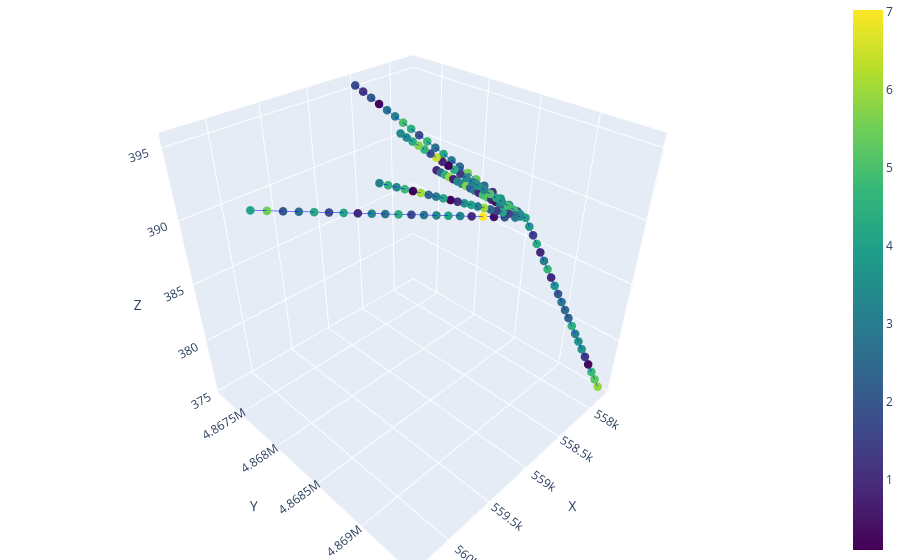

This figure's notebook cell:
### Code cell
random_d = generate_diameter_dist(network.nodes)
plot_3D_network(random_d, network.edges, node_color= "d")

### Figure 1 — Plotly figure (JSON) as saved in the notebook; plotly's stock layout.template omitted (floating-point values rounded to 4 significant figures)
{"data": [{"line": {"color": "blue", "width": 1}, "mode": "lines", "showlegend": false, "type": "scatter3d", "x": [558500.0, 558500.0], "y": [4867000.0, 4867000.0], "z": [395.3, 395.0]}, {"line": {"color": "blue", "width": 1}, "mode": "lines", "showlegend": false, "type": "scatter3d", "x": [558500.0, 558500.0], "y": [4867000.0, 4867000.0], "z": [395.0, 394.6]}, {"line": {"color": "blue", "width": 1}, "mode": "lines", "showlegend": false, "type": "scatter3d", "x": [558500.0, 558400.0], "y": [4867000.0, 4867000.0], "z": [394.6, 394.3]}, {"line": {"color": "blue", "width": 1}, "mode": "lines", "showlegend": false, "type": "scatter3d", "x": [558400.0, 558400.0], "y": [4867000.0, 4868000.0], "z": [394.3, 394.0]}, {"line": {"color": "blue", "width": 1}, "mode": "lines", "showlegend": false, "type": "scatter3d", "x": [558400.0, 558400.0], "y": [4868000.0, 4868000.0], "z": [394.0, 393.6]}, {"line": {"color": "blue", "width": 1}, "mode": "lines", "showlegend": false, "type": "scatter3d", "x": [558400.0, 558400.0], "y": [4868000.0, 4868000.0], "z": [393.6, 393.3]}, {"line": {"color": "blue", "width": 1}, "mode": "lines", "showlegend": false, "type": "scatter3d", "x": [558400.0, 558300.0], "y": [4868000.0, 4868000.0], "z": [393.3, 392.9]}, {"line": {"color": "blue", "width": 1}, "mode": "lines", "showlegend": false, "type": "scatter3d", "x": [558300.0, 558300.0], "y": [4868000.0, 4868000.0], "z": [392.9, 392.6]}, {"line": {"color": "blue", "width": 1}, "mode": "lines", "showlegend": false, "type": "scatter3d", "x": [558300.0, 558300.0], "y": [4868000.0, 4868000.0], "z": [392.6, 392.3]}, {"line": {"color": "blue", "width": 1}, "mode": "lines", "showlegend": false, "type": "scatter3d", "x": [558300.0, 558300.0], "y": [4868000.0, 4868000.0], "z": [392.3, 391.9]}, {"line": {"color": "blue", "width": 1}, "mode": "lines", "showlegend": false, "type": "scatter3d", "x": [558300.0, 558300.0], "y": [4868000.0, 4868000.0], "z": [391.9, 391.6]}, {"line": {"color": "blue", "width": 1}, "mode": "lines", "showlegend": false, "type": "scatter3d", "x": [558300.0, 558200.0], "y": [4868000.0, 4868000.0], "z": [391.6, 391.2]}, {"line": {"color": "blue", "width": 1}, "mode": "lines", "showlegend": false, "type": "scatter3d", "x": [558200.0, 558200.0], "y": [4868000.0, 4868000.0], "z": [391.2, 390.9]}, {"line": {"color": "blue", "width": 1}, "mode": "lines", "showlegend": false, "type": "scatter3d", "x": [558200.0, 558200.0], "y": [4868000.0, 4868000.0], "z": [390.9, 390.6]}, {"line": {"color": "blue", "width": 1}, "mode": "lines", "showlegend": false, "type": "scatter3d", "x": [558200.0, 558200.0], "y": [4868000.0, 4868000.0], "z": [390.6, 390.2]}, {"line": {"color": "blue", "width": 1}, "mode": "lines", "showlegend": false, "type": "scatter3d", "x": [558200.0, 558100.0], "y": [4868000.0, 4868000.0], "z": [390.2, 389.9]}, {"line": {"color": "blue", "width": 1}, "mode": "lines", "showlegend": false, "type": "scatter3d", "x": [558100.0, 558100.0], "y": [4868000.0, 4868000.0], "z": [389.9, 389.5]}, {"line": {"color": "blue", "width": 1}, "mode": "lines", "showlegend": false, "type": "scatter3d", "x": [558100.0, 558100.0], "y": [4868000.0, 4868000.0], "z": [389.5, 389.2]}, {"line": {"color": "blue", "width": 1}, "mode": "lines", "showlegend": false, "type": "scatter3d", "x": [558100.0, 558100.0], "y": [4868000.0, 4869000.0], "z": [389.2, 388.9]}, {"line": {"color": "blue", "width": 1}, "mode": "lines", "showlegend": false, "type": "scatter3d", "x": [558100.0, 558000.0], "y": [4869000.0, 4869000.0], "z": [388.9, 388.5]}, {"line": {"color": "blue", "width": 1}, "mode": "lines", "showlegend": false, "type": "scatter3d", "x": [558000.0, 558000.0], "y": [4869000.0, 4869000.0], "z": [388.5, 388.2]}, {"line": {"color": "blue", "width": 1}, "mode": "lines", "showlegend": false, "type": "scatter3d", "x": [559600.0, 559500.0], "y": [4868000.0, 4869000.0], "z": [394.7, 394.4]}, {"line": {"color": "blue", "width": 1}, "mode": "lines", "showlegend": false, "type": "scatter3d", "x": [559500.0, 559400.0], "y": [4869000.0, 4869000.0], "z": [394.4, 394.1]}, {"line": {"color": "blue", "width": 1}, "mode": "lines", "showlegend": false, "type": "scatter3d", "x": [559400.0, 559300.0], "y": [4869000.0, 4869000.0], "z": [394.1, 393.7]}, {"line": {"color": "blue", "width": 1}, "mode": "lines", "showlegend": false, "type": "scatter3d", "x": [559300.0, 559300.0], "y": [4869000.0, 4869000.0], "z": [393.7, 393.4]}, {"line": {"color": "blue", "width": 1}, "mode": "lines", "showlegend": false, "type": "scatter3d", "x": [559300.0, 559200.0], "y": [4869000.0, 4869000.0], "z": [393.4, 393.1]}, {"line": {"color": "blue", "width": 1}, "mode": "lines", "showlegend": false, "type": "scatter3d", "x": [559200.0, 559100.0], "y": [4869000.0, 4869000.0], "z": [393.1, 392.8]}, {"line": {"color": "blue", "width": 1}, "mode": "lines", "showlegend": false, "type": "scatter3d", "x": [559100.0, 559000.0], "y": [4869000.0, 4869000.0], "z": [392.8, 392.5]}, {"line": {"color": "blue", "width": 1}, "mode": "lines", "showlegend": false, "type": "scatter3d", "x": [559000.0, 559000.0], "y": [4869000.0, 4869000.0], "z": [392.5, 392.2]}, {"line": {"color": "blue", "width": 1}, "mode": "lines", "showlegend": false, "type": "scatter3d", "x": [559000.0, 558900.0], "y": [4869000.0, 4869000.0], "z": [392.2, 391.9]}, {"line": {"color": "blue", "width": 1}, "mode": "lines", "showlegend": false, "type": "scatter3d", "x": [558900.0, 558800.0], "y": [4869000.0, 4869000.0], "z": [391.9, 391.6]}, {"line": {"color": "blue", "width": 1}, "mode": "lines", "showlegend": false, "type": "scatter3d", "x": [558800.0, 558800.0], "y": [4869000.0, 4869000.0], "z": [391.6, 391.3]}, {"line": {"color": "blue", "width": 1}, "mode": "lines", "showlegend": false, "type": "scatter3d", "x": [558800.0, 558700.0], "y": [4869000.0, 4869000.0], "z": [391.3, 391.0]}, {"line": {"color": "blue", "width": 1}, "mode": "lines", "showlegend": false, "type": "scatter3d", "x": [558700.0, 558600.0], "y": [4869000.0, 4869000.0], "z": [391.0, 390.7]}, {"line": {"color": "blue", "width": 1}, "mode": "lines", "showlegend": false, "type": "scatter3d", "x": [558600.0, 558500.0], "y": [4869000.0, 4869000.0], "z": [390.7, 390.4]}, {"line": {"color": "blue", "width": 1}, "mode": "lines", "showlegend": false, "type": "scatter3d", "x": [558500.0, 558500.0], "y": [4869000.0, 4869000.0], "z": [390.4, 390.0]}, {"line": {"color": "blue", "width": 1}, "mode": "lines", "showlegend": false, "type": "scatter3d", "x": [558500.0, 558400.0], "y": [4869000.0, 4869000.0], "z": [390.0, 389.7]}, {"line": {"color": "blue", "width": 1}, "mode": "lines", "showlegend": false, "type": "scatter3d", "x": [558400.0, 558300.0], "y": [4869000.0, 4869000.0], "z": [389.7, 389.4]}, {"line": {"color": "blue", "width": 1}, "mode": "lines", "showlegend": false, "type": "scatter3d", "x": [558300.0, 558200.0], "y": [4869000.0, 4869000.0], "z": [389.4, 389.1]}, {"line": {"color": "blue", "width": 1}, "mode": "lines", "showlegend": false, "type": "scatter3d", "x": [558200.0, 558200.0], "y": [4869000.0, 4869000.0], "z": [389.1, 388.8]}, {"line": {"color": "blue", "width": 1}, "mode": "lines", "showlegend": false, "type": "scatter3d", "x": [558200.0, 558100.0], "y": [4869000.0, 4869000.0], "z": [388.8, 388.5]}, {"line": {"color": "blue", "width": 1}, "mode": "lines", "showlegend": false, "type": "scatter3d", "x": [558100.0, 558000.0], "y": [4869000.0, 4869000.0], "z": [388.5, 388.2]}, {"line": {"color": "blue", "width": 1}, "mode": "lines", "showlegend": false, "type": "scatter3d", "x": [560300.0, 560200.0], "y": [4868000.0, 4868000.0], "z": [393.7, 393.4]}, {"line": {"color": "blue", "width": 1}, "mode": "lines", "showlegend": false, "type": "scatter3d", "x": [560200.0, 560100.0], "y": [4868000.0, 4868000.0], "z": [393.4, 393.2]}, {"line": {"color": "blue", "width": 1}, "mode": "lines", "showlegend": false, "type": "scatter3d", "x": [560100.0, 560000.0], "y": [4868000.0, 4868000.0], "z": [393.2, 392.9]}, {"line": {"color": "blue", "width": 1}, "mode": "lines", "showlegend": false, "type": "scatter3d", "x": [560000.0, 559900.0], "y": [4868000.0, 4868000.0], "z": [392.9, 392.7]}, {"line": {"color": "blue", "width": 1}, "mode": "lines", "showlegend": false, "type": "scatter3d", "x": [559900.0, 559800.0], "y": [4868000.0, 4868000.0], "z": [392.7, 392.4]}, {"line": {"color": "blue", "width": 1}, "mode": "lines", "showlegend": false, "type": "scatter3d", "x": [559800.0, 559700.0], "y": [4868000.0, 4868000.0], "z": [392.4, 392.1]}, {"line": {"color": "blue", "width": 1}, "mode": "lines", "showlegend": false, "type": "scatter3d", "x": [559700.0, 559600.0], "y": [4868000.0, 4868000.0], "z": [392.1, 391.9]}, {"line": {"color": "blue", "width": 1}, "mode": "lines", "showlegend": false, "type": "scatter3d", "x": [559600.0, 559400.0], "y": [4868000.0, 4868000.0], "z": [391.9, 391.6]}, {"line": {"color": "blue", "width": 1}, "mode": "lines", "showlegend": false, "type": "scatter3d", "x": [559400.0, 559300.0], "y": [4868000.0, 4868000.0], "z": [391.6, 391.3]}, {"line": {"color": "blue", "width": 1}, "mode": "lines", "showlegend": false, "type": "scatter3d", "x": [559300.0, 559200.0], "y": [4868000.0, 4868000.0], "z": [391.3, 391.1]}, {"line": {"color": "blue", "width": 1}, "mode": "lines", "showlegend": false, "type": "scatter3d", "x": [559200.0, 559100.0], "y": [4868000.0, 4868000.0], "z": [391.1, 390.8]}, {"line": {"color": "blue", "width": 1}, "mode": "lines", "showlegend": false, "type": "scatter3d", "x": [559100.0, 559000.0], "y": [4868000.0, 4868000.0], "z": [390.8, 390.6]}, {"line": {"color": "blue", "width": 1}, "mode": "lines", "showlegend": false, "type": "scatter3d", "x": [559000.0, 558900.0], "y": [4868000.0, 4868000.0], "z": [390.6, 390.3]}, {"line": {"color": "blue", "width": 1}, "mode": "lines", "showlegend": false, "type": "scatter3d", "x": [558900.0, 558800.0], "y": [4868000.0, 4868000.0], "z": [390.3, 390.0]}, {"line": {"color": "blue", "width": 1}, "mode": "lines", "showlegend": false, "type": "scatter3d", "x": [558800.0, 558700.0], "y": [4868000.0, 4868000.0], "z": [390.0, 389.8]}, {"line": {"color": "blue", "width": 1}, "mode": "lines", "showlegend": false, "type": "scatter3d", "x": [558700.0, 558600.0], "y": [4868000.0, 4869000.0], "z": [389.8, 389.5]}, {"line": {"color": "blue", "width": 1}, "mode": "lines", "showlegend": false, "type": "scatter3d", "x": [558600.0, 558500.0], "y": [4869000.0, 4869000.0], "z": [389.5, 389.2]}, {"line": {"color": "blue", "width": 1}, "mode": "lines", "showlegend": false, "type": "scatter3d", "x": [558500.0, 558300.0], "y": [4869000.0, 4869000.0], "z": [389.2, 389.0]}, {"line": {"color": "blue", "width": 1}, "mode": "lines", "showlegend": false, "type": "scatter3d", "x": [558300.0, 558200.0], "y": [4869000.0, 4869000.0], "z": [389.0, 388.7]}, {"line": {"color": "blue", "width": 1}, "mode": "lines", "showlegend": false, "type": "scatter3d", "x": [558200.0, 558100.0], "y": [4869000.0, 4869000.0], "z": [388.7, 388.5]}, {"line": {"color": "blue", "width": 1}, "mode": "lines", "showlegend": false, "type": "scatter3d", "x": [558100.0, 558000.0], "y": [4869000.0, 4869000.0], "z": [388.5, 388.2]}, {"line": {"color": "blue", "width": 1}, "mode": "lines", "showlegend": false, "type": "scatter3d", "x": [558500.0, 558500.0], "y": [4868000.0, 4868000.0], "z": [393.1, 392.9]}, {"line": {"color": "blue", "width": 1}, "mode": "lines", "showlegend": false, "type": "scatter3d", "x": [558500.0, 558500.0], "y": [4868000.0, 4868000.0], "z": [392.9, 392.6]}, {"line": {"color": "blue", "width": 1}, "mode": "lines", "showlegend": false, "type": "scatter3d", "x": [558500.0, 558400.0], "y": [4868000.0, 4868000.0], "z": [392.6, 392.4]}, {"line": {"color": "blue", "width": 1}, "mode": "lines", "showlegend": false, "type": "scatter3d", "x": [558400.0, 558400.0], "y": [4868000.0, 4868000.0], "z": [392.4, 392.2]}, {"line": {"color": "blue", "width": 1}, "mode": "lines", "showlegend": false, "type": "scatter3d", "x": [558400.0, 558400.0], "y": [4868000.0, 4868000.0], "z": [392.2, 391.9]}, {"line": {"color": "blue", "width": 1}, "mode": "lines", "showlegend": false, "type": "scatter3d", "x": [558400.0, 558400.0], "y": [4868000.0, 4868000.0], "z": [391.9, 391.7]}, {"line": {"color": "blue", "width": 1}, "mode": "lines", "showlegend": false, "type": "scatter3d", "x": [558400.0, 558400.0], "y": [4868000.0, 4868000.0], "z": [391.7, 391.5]}, {"line": {"color": "blue", "width": 1}, "mode": "lines", "showlegend": false, "type": "scatter3d", "x": [558400.0, 558300.0], "y": [4868000.0, 4868000.0], "z": [391.5, 391.2]}, {"line": {"color": "blue", "width": 1}, "mode": "lines", "showlegend": false, "type": "scatter3d", "x": [558300.0, 558300.0], "y": [4868000.0, 4868000.0], "z": [391.2, 391.0]}, {"line": {"color": "blue", "width": 1}, "mode": "lines", "showlegend": false, "type": "scatter3d", "x": [558300.0, 558300.0], "y": [4868000.0, 4868000.0], "z": [391.0, 390.8]}, {"line": {"color": "blue", "width": 1}, "mode": "lines", "showlegend": false, "type": "scatter3d", "x": [558300.0, 558300.0], "y": [4868000.0, 4868000.0], "z": [390.8, 390.5]}, {"line": {"color": "blue", "width": 1}, "mode": "lines", "showlegend": false, "type": "scatter3d", "x": [558300.0, 558200.0], "y": [4868000.0, 4868000.0], "z": [390.5, 390.3]}, {"line": {"color": "blue", "width": 1}, "mode": "lines", "showlegend": false, "type": "scatter3d", "x": [558200.0, 558200.0], "y": [4868000.0, 4868000.0], "z": [390.3, 390.1]}, {"line": {"color": "blue", "width": 1}, "mode": "lines", "showlegend": false, "type": "scatter3d", "x": [558200.0, 558200.0], "y": [4868000.0, 4868000.0], "z": [390.1, 389.8]}, {"line": {"color": "blue", "width": 1}, "mode": "lines", "showlegend": false, "type": "scatter3d", "x": [558200.0, 558200.0], "y": [4868000.0, 4868000.0], "z": [389.8, 389.6]}, {"line": {"color": "blue", "width": 1}, "mode": "lines", "showlegend": false, "type": "scatter3d", "x": [558200.0, 558100.0], "y": [4868000.0, 4868000.0], "z": [389.6, 389.4]}, {"line": {"color": "blue", "width": 1}, "mode": "lines", "showlegend": false, "type": "scatter3d", "x": [558100.0, 558100.0], "y": [4868000.0, 4868000.0], "z": [389.4, 389.1]}, {"line": {"color": "blue", "width": 1}, "mode": "lines", "showlegend": false, "type": "scatter3d", "x": [558100.0, 558100.0], "y": [4868000.0, 4869000.0], "z": [389.1, 388.9]}, {"line": {"color": "blue", "width": 1}, "mode": "lines", "showlegend": false, "type": "scatter3d", "x": [558100.0, 558100.0], "y": [4869000.0, 4869000.0], "z": [388.9, 388.7]}, {"line": {"color": "blue", "width": 1}, "mode": "lines", "showlegend": false, "type": "scatter3d", "x": [558100.0, 558000.0], "y": [4869000.0, 4869000.0], "z": [388.7, 388.4]}, {"line": {"color": "blue", "width": 1}, "mode": "lines", "showlegend": false, "type": "scatter3d", "x": [558000.0, 558000.0], "y": [4869000.0, 4869000.0], "z": [388.4, 388.2]}, {"line": {"color": "blue", "width": 1}, "mode": "lines", "showlegend": false, "type": "scatter3d", "x": [558300.0, 558300.0], "y": [4868000.0, 4868000.0], "z": [390.6, 390.5]}, {"line": {"color": "blue", "width": 1}, "mode": "lines", "showlegend": false, "type": "scatter3d", "x": [558300.0, 558300.0], "y": [4868000.0, 4868000.0], "z": [390.5, 390.4]}, {"line": {"color": "blue", "width": 1}, "mode": "lines", "showlegend": false, "type": "scatter3d", "x": [558300.0, 558300.0], "y": [4868000.0, 4868000.0], "z": [390.4, 390.3]}, {"line": {"color": "blue", "width": 1}, "mode": "lines", "showlegend": false, "type": "scatter3d", "x": [558300.0, 558300.0], "y": [4868000.0, 4868000.0], "z": [390.3, 390.1]}, {"line": {"color": "blue", "width": 1}, "mode": "lines", "showlegend": false, "type": "scatter3d", "x": [558300.0, 558300.0], "y": [4868000.0, 4868000.0], "z": [390.1, 390.0]}, {"line": {"color": "blue", "width": 1}, "mode": "lines", "showlegend": false, "type": "scatter3d", "x": [558300.0, 558200.0], "y": [4868000.0, 4868000.0], "z": [390.0, 389.9]}, {"line": {"color": "blue", "width": 1}, "mode": "lines", "showlegend": false, "type": "scatter3d", "x": [558200.0, 558200.0], "y": [4868000.0, 4868000.0], "z": [389.9, 389.8]}, {"line": {"color": "blue", "width": 1}, "mode": "lines", "showlegend": false, "type": "scatter3d", "x": [558200.0, 558200.0], "y": [4868000.0, 4868000.0], "z": [389.8, 389.7]}, {"line": {"color": "blue", "width": 1}, "mode": "lines", "showlegend": false, "type": "scatter3d", "x": [558200.0, 558200.0], "y": [4868000.0, 4868000.0], "z": [389.7, 389.6]}, {"line": {"color": "blue", "width": 1}, "mode": "lines", "showlegend": false, "type": "scatter3d", "x": [558200.0, 558200.0], "y": [4868000.0, 4868000.0], "z": [389.6, 389.5]}, {"line": {"color": "blue", "width": 1}, "mode": "lines", "showlegend": false, "type": "scatter3d", "x": [558200.0, 558200.0], "y": [4868000.0, 4868000.0], "z": [389.5, 389.3]}, {"line": {"color": "blue", "width": 1}, "mode": "lines", "showlegend": false, "type": "scatter3d", "x": [558200.0, 558200.0], "y": [4868000.0, 4868000.0], "z": [389.3, 389.2]}, {"line": {"color": "blue", "width": 1}, "mode": "lines", "showlegend": false, "type": "scatter3d", "x": [558200.0, 558100.0], "y": [4868000.0, 4868000.0], "z": [389.2, 389.1]}, {"line": {"color": "blue", "width": 1}, "mode": "lines", "showlegend": false, "type": "scatter3d", "x": [558100.0, 558100.0], "y": [4868000.0, 4868000.0], "z": [389.1, 389.0]}, {"line": {"color": "blue", "width": 1}, "mode": "lines", "showlegend": false, "type": "scatter3d", "x": [558100.0, 558100.0], "y": [4868000.0, 4868000.0], "z": [389.0, 388.9]}, {"line": {"color": "blue", "width": 1}, "mode": "lines", "showlegend": false, "type": "scatter3d", "x": [558100.0, 558100.0], "y": [4868000.0, 4869000.0], "z": [388.9, 388.8]}, {"line": {"color": "blue", "width": 1}, "mode": "lines", "showlegend": false, "type": "scatter3d", "x": [558100.0, 558100.0], "y": [4869000.0, 4869000.0], "z": [388.8, 388.6]}, {"line": {"color": "blue", "width": 1}, "mode": "lines", "showlegend": false, "type": "scatter3d", "x": [558100.0, 558100.0], "y": [4869000.0, 4869000.0], "z": [388.6, 388.5]}, {"line": {"color": "blue", "width": 1}, "mode": "lines", "showlegend": false, "type": "scatter3d", "x": [558100.0, 558000.0], "y": [4869000.0, 4869000.0], "z": [388.5, 388.4]}, {"line": {"color": "blue", "width": 1}, "mode": "lines", "showlegend": false, "type": "scatter3d", "x": [558000.0, 558000.0], "y": [4869000.0, 4869000.0], "z": [388.4, 388.3]}, {"line": {"color": "blue", "width": 1}, "mode": "lines", "showlegend": false, "type": "scatter3d", "x": [558000.0, 558000.0], "y": [4869000.0, 4869000.0], "z": [388.3, 388.2]}, {"line": {"color": "blue", "width": 1}, "mode": "lines", "showlegend": false, "type": "scatter3d", "x": [558000.0, 558000.0], "y": [4869000.0, 4869000.0], "z": [388.2, 387.6]}, {"line": {"color": "blue", "width": 1}, "mode": "lines", "showlegend": false, "type": "scatter3d", "x": [558000.0, 558000.0], "y": [4869000.0, 4869000.0], "z": [387.6, 387.0]}, {"line": {"color": "blue", "width": 1}, "mode": "lines", "showlegend": false, "type": "scatter3d", "x": [558000.0, 558000.0], "y": [4869000.0, 4869000.0], "z": [387.0, 386.4]}, {"line": {"color": "blue", "width": 1}, "mode": "lines", "showlegend": false, "type": "scatter3d", "x": [558000.0, 558000.0], "y": [4869000.0, 4869000.0], "z": [386.4, 385.8]}, {"line": {"color": "blue", "width": 1}, "mode": "lines", "showlegend": false, "type": "scatter3d", "x": [558000.0, 558000.0], "y": [4869000.0, 4869000.0], "z": [385.8, 385.2]}, {"line": {"color": "blue", "width": 1}, "mode": "lines", "showlegend": false, "type": "scatter3d", "x": [558000.0, 557900.0], "y": [4869000.0, 4869000.0], "z": [385.2, 384.6]}, {"line": {"color": "blue", "width": 1}, "mode": "lines", "showlegend": false, "type": "scatter3d", "x": [557900.0, 557900.0], "y": [4869000.0, 4869000.0], "z": [384.6, 383.9]}, {"line": {"color": "blue", "width": 1}, "mode": "lines", "showlegend": false, "type": "scatter3d", "x": [557900.0, 557900.0], "y": [4869000.0, 4869000.0], "z": [383.9, 383.3]}, {"line": {"color": "blue", "width": 1}, "mode": "lines", "showlegend": false, "type": "scatter3d", "x": [557900.0, 557900.0], "y": [4869000.0, 4869000.0], "z": [383.3, 382.7]}, {"line": {"color": "blue", "width": 1}, "mode": "lines", "showlegend": false, "type": "scatter3d", "x": [557900.0, 557900.0], "y": [4869000.0, 4869000.0], "z": [382.7, 382.1]}, {"line": {"color": "blue", "width": 1}, "mode": "lines", "showlegend": false, "type": "scatter3d", "x": [557900.0, 557900.0], "y": [4869000.0, 4869000.0], "z": [382.1, 381.5]}, {"line": {"color": "blue", "width": 1}, "mode": "lines", "showlegend": false, "type": "scatter3d", "x": [557900.0, 557900.0], "y": [4869000.0, 4869000.0], "z": [381.5, 380.9]}, {"line": {"color": "blue", "width": 1}, "mode": "lines", "showlegend": false, "type": "scatter3d", "x": [557900.0, 557900.0], "y": [4869000.0, 4869000.0], "z": [380.9, 380.3]}, {"line": {"color": "blue", "width": 1}, "mode": "lines", "showlegend": false, "type": "scatter3d", "x": [557900.0, 557800.0], "y": [4869000.0, 4869000.0], "z": [380.3, 379.7]}, {"line": {"color": "blue", "width": 1}, "mode": "lines", "showlegend": false, "type": "scatter3d", "x": [557800.0, 557800.0], "y": [4869000.0, 4869000.0], "z": [379.7, 379.1]}, {"line": {"color": "blue", "width": 1}, "mode": "lines", "showlegend": false, "type": "scatter3d", "x": [557800.0, 557800.0], "y": [4869000.0, 4869000.0], "z": [379.1, 378.5]}, {"line": {"color": "blue", "width": 1}, "mode": "lines", "showlegend": false, "type": "scatter3d", "x": [557800.0, 557800.0], "y": [4869000.0, 4869000.0], "z": [378.5, 377.9]}, {"line": {"color": "blue", "width": 1}, "mode": "lines", "showlegend": false, "type": "scatter3d", "x": [557800.0, 557800.0], "y": [4869000.0, 4869000.0], "z": [377.9, 377.3]}, {"line": {"color": "blue", "width": 1}, "mode": "lines", "showlegend": false, "type": "scatter3d", "x": [557800.0, 557800.0], "y": [4869000.0, 4869000.0], "z": [377.3, 376.7]}, {"line": {"color": "blue", "width": 1}, "mode": "lines", "showlegend": false, "type": "scatter3d", "x": [557800.0, 557800.0], "y": [4869000.0, 4869000.0], "z": [376.7, 376.1]}, {"line": {"color": "blue", "width": 1}, "mode": "lines", "showlegend": false, "type": "scatter3d", "x": [557800.0, 557800.0], "y": [4869000.0, 4869000.0], "z": [376.1, 375.5]}, {"marker": {"color": [1.728, 3.117, 4.067, 3.392, 0.8284, 4.065, 5.905, 1.212, 2.05, 0.1, 2.787, 3.17, 4.996, 4.477, 1.835, 4.749, 2.794, 4.288, 2.951, 2.452, 5.626, 5.349, 2.625, 1.034, 3.724, 3.155, 1.945, 4.541, 3.276, 4.745, 0.1, 6.038, 2.46, 3.038, 4.228, 0.2046, 1.101, 3.601, 4.044, 3.05, 5.963, 2.312, 1.449, 4.174, 1.497, 2.733, 3.425, 5.482, 1.976, 2.677, 4.303, 1.731, 4.159, 0.9376, 3.272, 2.633, 4.396, 1.653, 2.855, 3.28, 4.139, 3.161, 0.9962, 7.019, 0.3863, 1.965, 3.045, 3.478, 4.406, 5.701, 4.616, 1.752, 6.453, 0.8092, 0.1, 4.356, 1.364, 3.426, 3.18, 3.637, 3.239, 5.092, 4.107, 3.609, 4.927, 4.855, 3.723, 2.496, 4.421, 5.861, 0.7556, 3.304, 3.26, 5.656, 2.232, 2.913, 0.8359, 4.904, 5.155, 0.9303, 0.2743, 2.54, 2.453, 3.796, 6.302, 3.419, 4.041, 3.755, 1.441, 4.409, 0.8775, 3.051, 4.723, 0.9297, 3.696, 2.066, 2.797, 2.505, 2.349, 4.54, 3.17, 3.679, 3.661, 1.197, 0.3097, 4.774, 5.271], "colorscale": [[0, "#440154"], [0.1111, "#482878"], [0.2222, "#3e4989"], [0.3333, "#31688e"], [0.4444, "#26828e"], [0.5556, "#1f9e89"], [0.6667, "#35b779"], [0.7778, "#6ece58"], [0.8889, "#b5de2b"], [1, "#fde725"]], "showscale": true, "size": 5}, "mode": "markers", "showlegend": false, "type": "scatter3d", "x": [558500.0, 559600.0, 560300.0, 558500.0, 558300.0, 558000.0, 557800.0, 558500.0, 558500.0, 558400.0, 558400.0, 558400.0, 558400.0, 558300.0, 558300.0, 558300.0, 558300.0, 558300.0, 558200.0, 558200.0, 558200.0, 558200.0, 558100.0, 558100.0, 558100.0, 558100.0, 558000.0, 559500.0, 559400.0, 559300.0, 559300.0, 559200.0, 559100.0, 559000.0, 559000.0, 558900.0, 558800.0, 558800.0, 558700.0, 558600.0, 558500.0, 558500.0, 558400.0, 558300.0, 558200.0, 558200.0, 558100.0, 560200.0, 560100.0, 560000.0, 559900.0, 559800.0, 559700.0, 559600.0, 559400.0, 559300.0, 559200.0, 559100.0, 559000.0, 558900.0, 558800.0, 558700.0, 558600.0, 558500.0, 558300.0, 558200.0, 558100.0, 558500.0, 558500.0, 558400.0, 558400.0, 558400.0, 558400.0, 558400.0, 558300.0, 558300.0, 558300.0, 558300.0, 558200.0, 558200.0, 558200.0, 558200.0, 558100.0, 558100.0, 558100.0, 558100.0, 558000.0, 558300.0, 558300.0, 558300.0, 558300.0, 558300.0, 558200.0, 558200.0, 558200.0, 558200.0, 558200.0, 558200.0, 558200.0, 558100.0, 558100.0, 558100.0, 558100.0, 558100.0, 558100.0, 558000.0, 558000.0, 558000.0, 558000.0, 558000.0, 558000.0, 558000.0, 557900.0, 557900.0, 557900.0, 557900.0, 557900.0, 557900.0, 557900.0, 557900.0, 557800.0, 557800.0, 557800.0, 557800.0, 557800.0, 557800.0, 557800.0], "y": [4867000.0, 4868000.0, 4868000.0, 4868000.0, 4868000.0, 4869000.0, 4869000.0, 4867000.0, 4867000.0, 4867000.0, 4868000.0, 4868000.0, 4868000.0, 4868000.0, 4868000.0, 4868000.0, 4868000.0, 4868000.0, 4868000.0, 4868000.0, 4868000.0, 4868000.0, 4868000.0, 4868000.0, 4868000.0, 4869000.0, 4869000.0, 4869000.0, 4869000.0, 4869000.0, 4869000.0, 4869000.0, 4869000.0, 4869000.0, 4869000.0, 4869000.0, 4869000.0, 4869000.0, 4869000.0, 4869000.0, 4869000.0, 4869000.0, 4869000.0, 4869000.0, 4869000.0, 4869000.0, 4869000.0, 4868000.0, 4868000.0, 4868000.0, 4868000.0, 4868000.0, 4868000.0, 4868000.0, 4868000.0, 4868000.0, 4868000.0, 4868000.0, 4868000.0, 4868000.0, 4868000.0, 4868000.0, 4869000.0, 4869000.0, 4869000.0, 4869000.0, 4869000.0, 4868000.0, 4868000.0, 4868000.0, 4868000.0, 4868000.0, 4868000.0, 4868000.0, 4868000.0, 4868000.0, 4868000.0, 4868000.0, 4868000.0, 4868000.0, 4868000.0, 4868000.0, 4868000.0, 4868000.0, 4869000.0, 4869000.0, 4869000.0, 4868000.0, 4868000.0, 4868000.0, 4868000.0, 4868000.0, 4868000.0, 4868000.0, 4868000.0, 4868000.0, 4868000.0, 4868000.0, 4868000.0, 4868000.0, 4868000.0, 4868000.0, 4869000.0, 4869000.0, 4869000.0, 4869000.0, 4869000.0, 4869000.0, 4869000.0, 4869000.0, 4869000.0, 4869000.0, 4869000.0, 4869000.0, 4869000.0, 4869000.0, 4869000.0, 4869000.0, 4869000.0, 4869000.0, 4869000.0, 4869000.0, 4869000.0, 4869000.0, 4869000.0, 4869000.0, 4869000.0], "z": [395.3, 394.7, 393.7, 393.1, 390.6, 388.2, 375.5, 395.0, 394.6, 394.3, 394.0, 393.6, 393.3, 392.9, 392.6, 392.3, 391.9, 391.6, 391.2, 390.9, 390.6, 390.2, 389.9, 389.5, 389.2, 388.9, 388.5, 394.4, 394.1, 393.7, 393.4, 393.1, 392.8, 392.5, 392.2, 391.9, 391.6, 391.3, 391.0, 390.7, 390.4, 390.0, 389.7, 389.4, 389.1, 388.8, 388.5, 393.4, 393.2, 392.9, 392.7, 392.4, 392.1, 391.9, 391.6, 391.3, 391.1, 390.8, 390.6, 390.3, 390.0, 389.8, 389.5, 389.2, 389.0, 388.7, 388.5, 392.9, 392.6, 392.4, 392.2, 391.9, 391.7, 391.5, 391.2, 391.0, 390.8, 390.5, 390.3, 390.1, 389.8, 389.6, 389.4, 389.1, 388.9, 388.7, 388.4, 390.5, 390.4, 390.3, 390.1, 390.0, 389.9, 389.8, 389.7, 389.6, 389.5, 389.3, 389.2, 389.1, 389.0, 388.9, 388.8, 388.6, 388.5, 388.4, 388.3, 387.6, 387.0, 386.4, 385.8, 385.2, 384.6, 383.9, 383.3, 382.7, 382.1, 381.5, 380.9, 380.3, 379.7, 379.1, 378.5, 377.9, 377.3, 376.7, 376.1]}], "layout": {"margin": {"b": 0, "l": 0, "r": 0, "t": 0}, "scene": {"xaxis": {"title": {"text": "X"}}, "yaxis": {"title": {"text": "Y"}}, "zaxis": {"title": {"text": "Z"}}}}}
